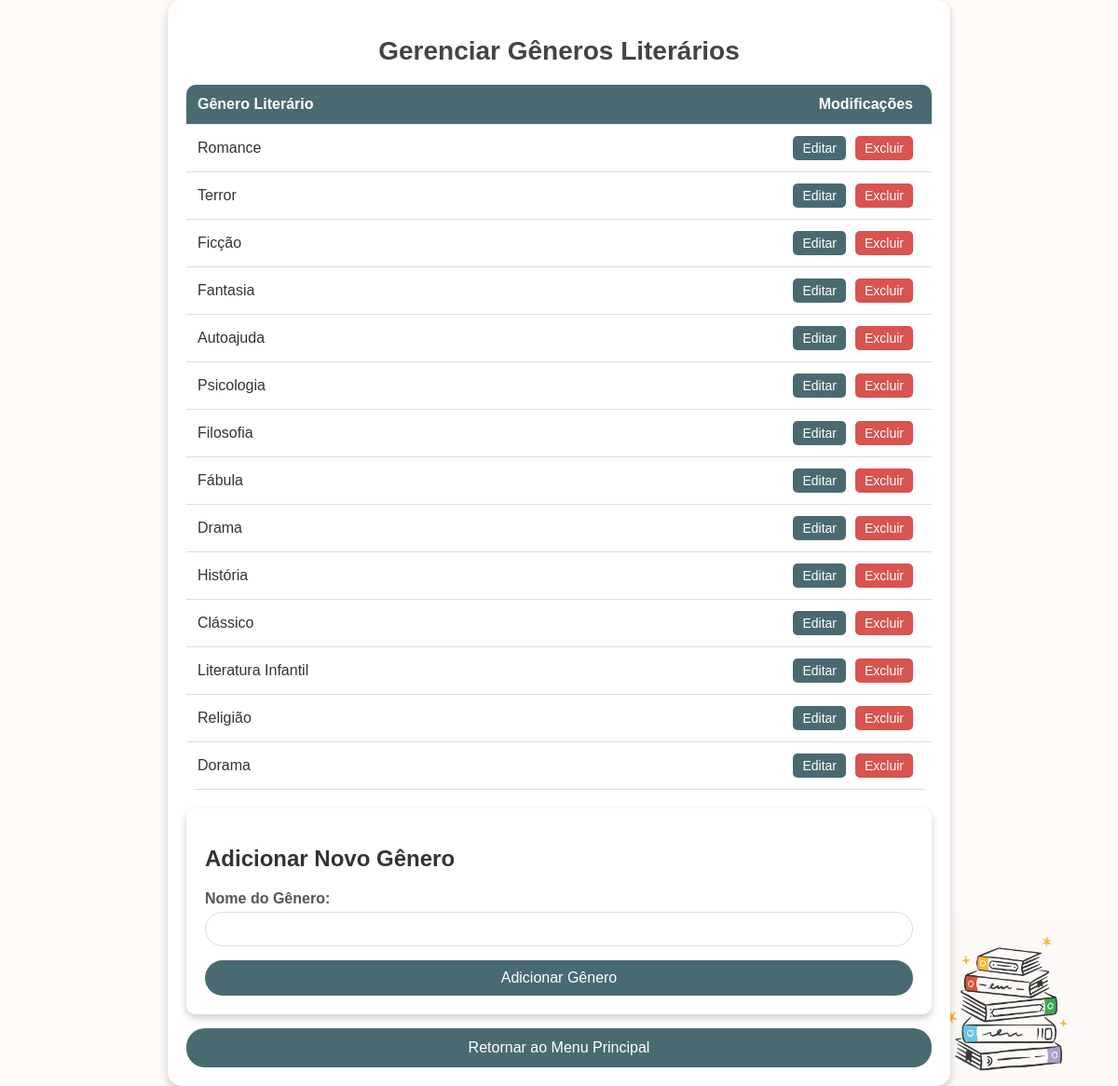
Screenshot of /manage_genres with the database file from the repository.
### app.py (models this page shows)
class Genre(db.Model):
    id = db.Column(db.Integer, primary_key=True)
    name = db.Column(db.String(50), nullable=False)

### app.py (the view)
@app.route('/manage_genres')
def manage_genres():
    genres = Genre.query.all()
    return render_template('manage_genres.html', genres=genres)

### templates/manage_genres.html (shortened to what this page needs)
<!DOCTYPE html>
<html lang="en">
<head>
</head>
<body>
    <div class="container">
        <h1>Gerenciar Gêneros Literários</h1>
        <table>
            <thead>
                <tr>
                    <th>Gênero Literário</th>
                    <th>Modificações</th>
                </tr>
            </thead>
            <tbody>
                {% for genre in genres %}
                    <tr>
                        <td>{{ genre.name }}</td>
                        <td class="action-buttons">
                            <a href="{{ url_for('edit_genre', genre_id=genre.id) }}"><button>Editar</button></a>
                            <form action="{{ url_for('delete_genre', genre_id=genre.id) }}" method="post" onsubmit="return confirm('Tem certeza que deseja excluir este gênero?');">
                                <button type="submit">Excluir</button>
                            </form>
                        </td>
                    </tr>
                {% endfor %}
            </tbody>
        </table>
        <div class="form-container">
            <h2>Adicionar Novo Gênero</h2>
            <form action="{{ url_for('add_genre') }}" method="post">
                <label for="name">Nome do Gênero:</label>
                <input type="text" name="name" id="name" required>
                <button type="submit">Adicionar Gênero</button>
            </form>
        </div>
        <a href="{{ url_for('home') }}" class="return-button">Retornar ao Menu Principal</a>
    </div>
</body>
</html>

### rows the page displays
Genre: name "Romance"
Genre: name "Terror"
Genre: name "Ficção"
Genre: name "Fantasia"
Genre: name "Autoajuda"
Genre: name "Psicologia"
Genre: name "Filosofia"
Genre: name "Fábula"
Genre: name "Drama"
Genre: name "História"
Genre: name "Clássico"
Genre: name "Literatura Infantil"
Genre: name "Religião"
Genre: name "Dorama"
